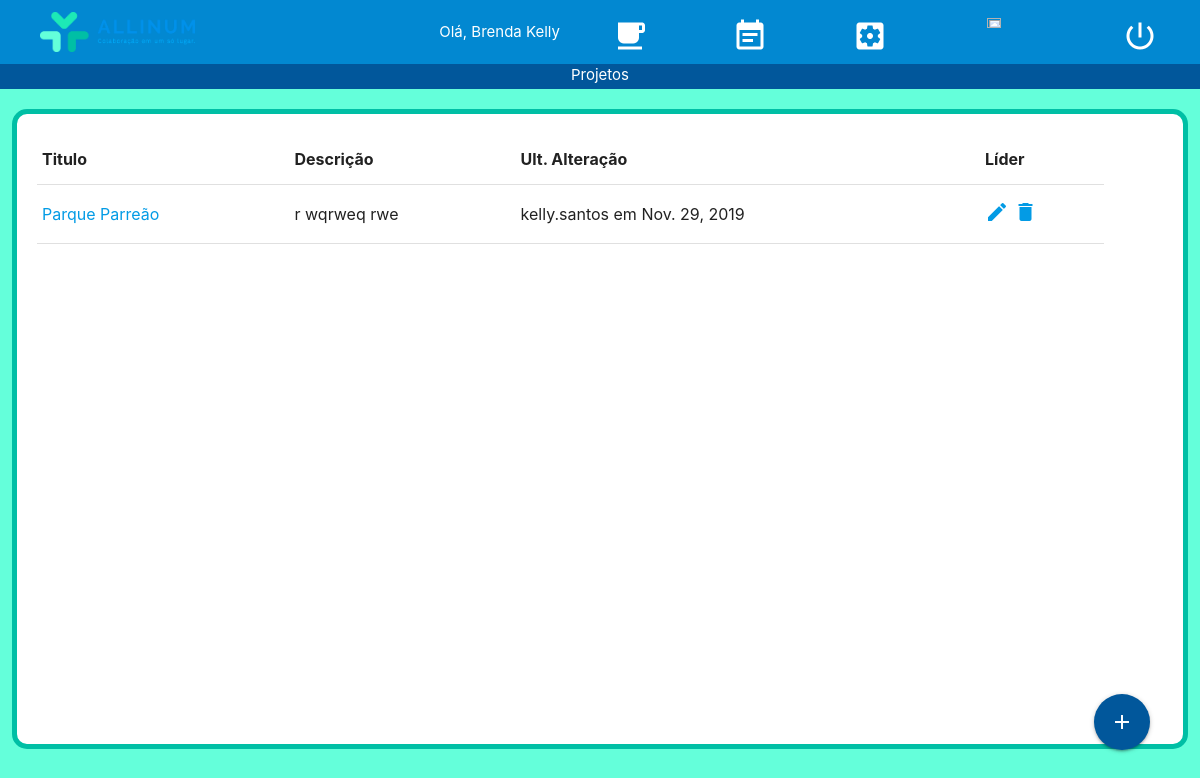
Before: /projeto_lista/ (signed in) with the older database file.
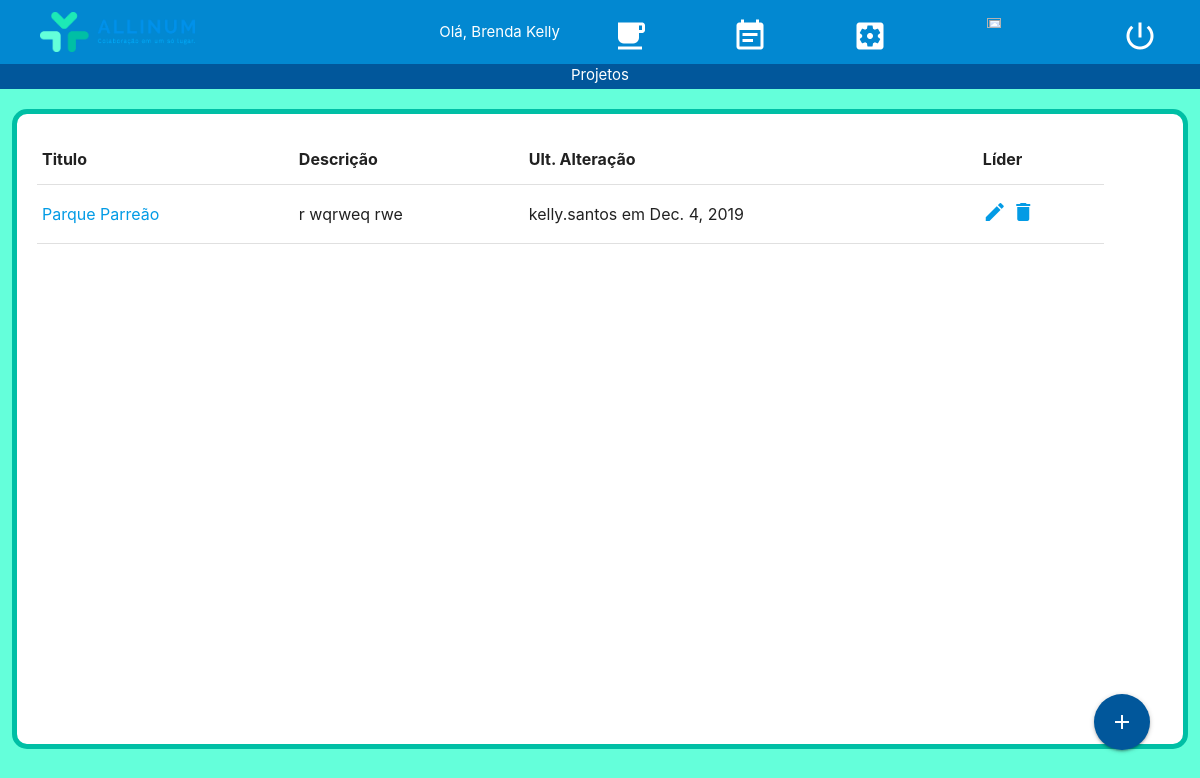
After: the same page with the newer database file.
### usuarios/models.py (models this page shows)
class Projeto(models.Model):
    titulo = models.TextField(max_length=100, null=False)
    descricao = models.TextField(max_length=400, null=False)
    lider = models.ForeignKey(User, on_delete=models.CASCADE)
    membros = models.ManyToManyField(Membro)
    ult_alt = models.TextField(max_length=100, null=True)
    data_ult_alt = models.DateField(null=True)

### usuarios/views.py (the view)
# urls.py: url(r'^projeto_lista/$', projeto_lista, name='projeto_lista'),
@login_required
def projeto_lista(request, template_name="projeto_lista.html"):
    user = request.user
    if user.is_superuser:
        projetos = Projeto.objects.all()
    else:
        projetos = Projeto.objects.filter(membros__user_id=user.id)
    context = {"context": projetos}
    return render(request, template_name, context)

### templates/projeto_lista.html (shortened to what this page needs)
{% extends 'baseTemplate.html' %}
{% block titulo %}
    Projetos
{% endblock titulo %}
{% block conteudo %}
    <div class = "row" style="margin-top: 20px;">
        <div class = "col s11" style="margin-left:20px">
            <table {% if request.user.profile.tema == 'N' %} class="light-blue-text text-lighten-5" {% endif %}>
                <thead>
                    <tr>
                        <th> Titulo </th>
                        <th> Descrição </th>
                        <th> Ult. Alteração </th>
                        <th> Líder </th>
                    </tr>
                </thead>
                <tbody>
                {% for projeto in context %}
                    <tr>
                        <td> <a href="{% url 'visao_projeto' pk=projeto.pk %}"> {{ projeto.titulo }} </a> </td>
                        <td> {{ projeto.descricao }} </td>
                        <td> {{ projeto.ult_alt }} em {{ projeto.data_ult_alt }} </td>
                        {% if projeto.lider == request.user or user.is_superuser %}
                        <td>
                            <a href="{% url 'projeto_editar' pk=projeto.pk %}">
                                <i class="material-icons">create</i>
                            </a>
                            <a href="#modal1">
                                <i class="material-icons">delete</i>
                            </a>
                        </td>
                        {% endif %}
                    </tr>
                {% endfor %}
                </tbody>
            </table>
        </div>
    </div>
    <div style="position: absolute; bottom:50px; right: 50px;">
          <a class="btn-floating btn-large waves-effect waves-light light-blue darken-4" href = "{% url 'projeto_cadastro' %}"><i class="material-icons">add</i></a>
    </div>
{% endblock conteudo %}

### templates/baseTemplate.html (shortened to what this page needs)
<html lang="pt-br">
    {% load static %}
	<head>
	    <link rel="stylesheet" href="https://cdnjs.cloudflare.com/ajax/libs/materialize/1.0.0/css/materialize.min.css">
	</head>
	<body style = 'background:  {% if request.user.profile.tema == 'C' %}
                                    #64FFDA
                                {% endif %}
                                ;'>
		<nav>
		    <div class="nav-wrapper {% if request.user.profile.tema == 'C' %}
                                        light-blue darken-2
                                    {% endif %}
                                    ">
		      	<a href="{% url 'projeto_lista' %}" style="margin-left: 40px; color:#FFFFFF;"> <img src = "{% static 'usuarios/logos/Logo_V_C.png' %}"
	      		style = "height: 40px; margin-top: 1%;"/> </a>
		      	<ul id="nav-mobile" class="right">
                    <li style="margin-right: 10px;"> Olá, {{ request.user.first_name}} </li>
			      	<li><a href=" {% url 'projeto_lista' %} " style="height: 100%; width: 120px;">
			      		<img src = "{% static 'usuarios/icons/projetos.png' %}" style = "width: 40%; margin-left: 30%; margin-top: 20%;">
			      	</a></li>
			      	<li><a href="{% url 'visao_tarefa' %}" style="height: 100%; width: 120px;">
			      		<img src = "{% static 'usuarios/icons/tarefas.png' %}" style = "width: 40%; margin-left: 30%; margin-top: 20%;">
			      	</a></li>
			        <li><a href=" {% url 'usuario_configuracao' %} " style="height: 100%; width: 120px;">
			      		<img src = "{% static 'usuarios/icons/configuracoes.png' %}" style = "width: 40%; margin-left: 30%; margin-top: 20%;">
			      	</a></li>
			        <li><a href="" class="btn-flat disabled" style="height: 100%; width: 120px;">
			        	<img src = "{% static 'usuarios/icons/notificacoes.png' %}" style = "width: 40%; margin-left: 30%; margin-top: 20%;">
			        </a></li>
			        <li><a href="{% url 'logout' %}" style="height: 100%; width: 120px;">
			        	<img src = "{% static 'usuarios/icons/sair.png' %}" style = "width: 40%; margin-left: 30%; margin-top: 20%;">
			        </a></li>
		      	</ul>
		    </div>
	  	</nav>
	  	<div class = row>
	  		<div class = "col s12" style = "height: 25px; background:   {% if request.user.profile.tema == 'C' %}
                                                                            #01579B
                                                                        {% endif %}
                                                                        ;
                    color: #FFFFFF; text-align: center;"> {% block titulo %} {% endblock %} </div>
	  	</div>
		<div class = 'col s12' style = "background: {% if request.user.profile.tema == 'C' %}
                                                        #FFFFFF
                                                    {% endif %}
                                                    ;
                min-height: 80%; margin: 1%; border: 5px solid #00BFA5; border-radius: 15px;">
            {% block conteudo %}
            {% endblock %}
		</div>
	</body>
</html>

Changed rows visible on the page:
changed Projeto "Parque Parreão": data_ult_alt "Nov. 29, 2019" → "Dec. 4, 2019"
